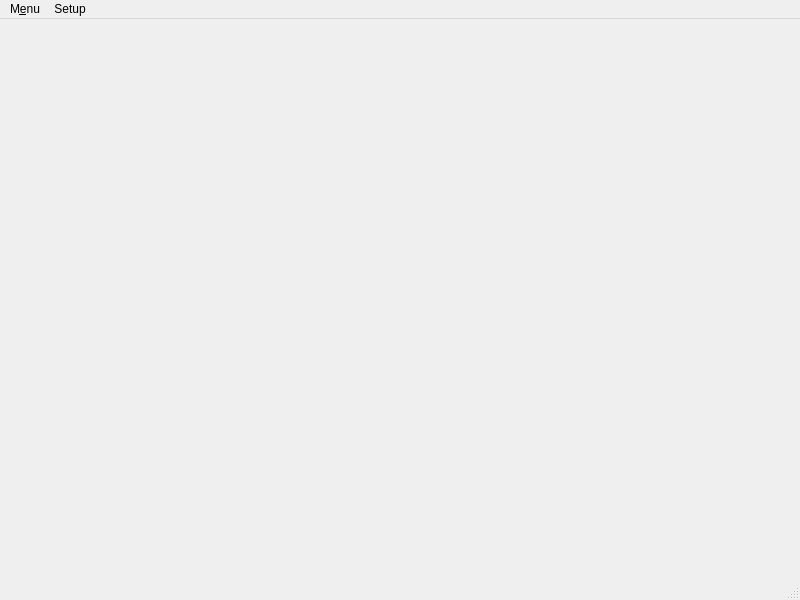
<?xml version="1.0" encoding="UTF-8"?>
<ui version="4.0">
 <class>ClientWnd</class>
 <widget class="QMainWindow" name="ClientWnd">
  <property name="geometry">
   <rect>
    <x>0</x>
    <y>0</y>
    <width>800</width>
    <height>600</height>
   </rect>
  </property>
  <property name="windowTitle">
   <string>MainWindow</string>
  </property>
  <widget class="QWidget" name="centralwidget"/>
  <widget class="QMenuBar" name="menubar">
   <property name="geometry">
    <rect>
     <x>0</x>
     <y>0</y>
     <width>800</width>
     <height>22</height>
    </rect>
   </property>
   <widget class="QMenu" name="menuMenu">
    <property name="title">
     <string>M&amp;enu</string>
    </property>
    <addaction name="action_Connect"/>
    <addaction name="action_Sign_up"/>
    <addaction name="action_Login"/>
    <addaction name="separator"/>
    <addaction name="action_Sign_out"/>
    <addaction name="action_Quit"/>
   </widget>
   <widget class="QMenu" name="menuSetup">
    <property name="title">
     <string>Setup</string>
    </property>
    <addaction name="actionSmth_will_be_able_here_later"/>
   </widget>
   <addaction name="menuMenu"/>
   <addaction name="menuSetup"/>
  </widget>
  <widget class="QStatusBar" name="statusbar"/>
  <action name="action_Connect">
   <property name="text">
    <string>&amp;Connect</string>
   </property>
  </action>
  <action name="action_Sign_up">
   <property name="text">
    <string>&amp;Sign up</string>
   </property>
  </action>
  <action name="action_Login">
   <property name="text">
    <string>&amp;Login</string>
   </property>
  </action>
  <action name="action_Sign_out">
   <property name="text">
    <string>Sign &amp;out</string>
   </property>
  </action>
  <action name="action_Quit">
   <property name="text">
    <string>&amp;Quit</string>
   </property>
  </action>
  <action name="actionSmth_will_be_able_here_later">
   <property name="text">
    <string>Smth will be able here later</string>
   </property>
  </action>
 </widget>
 <resources/>
 <connections/>
</ui>
